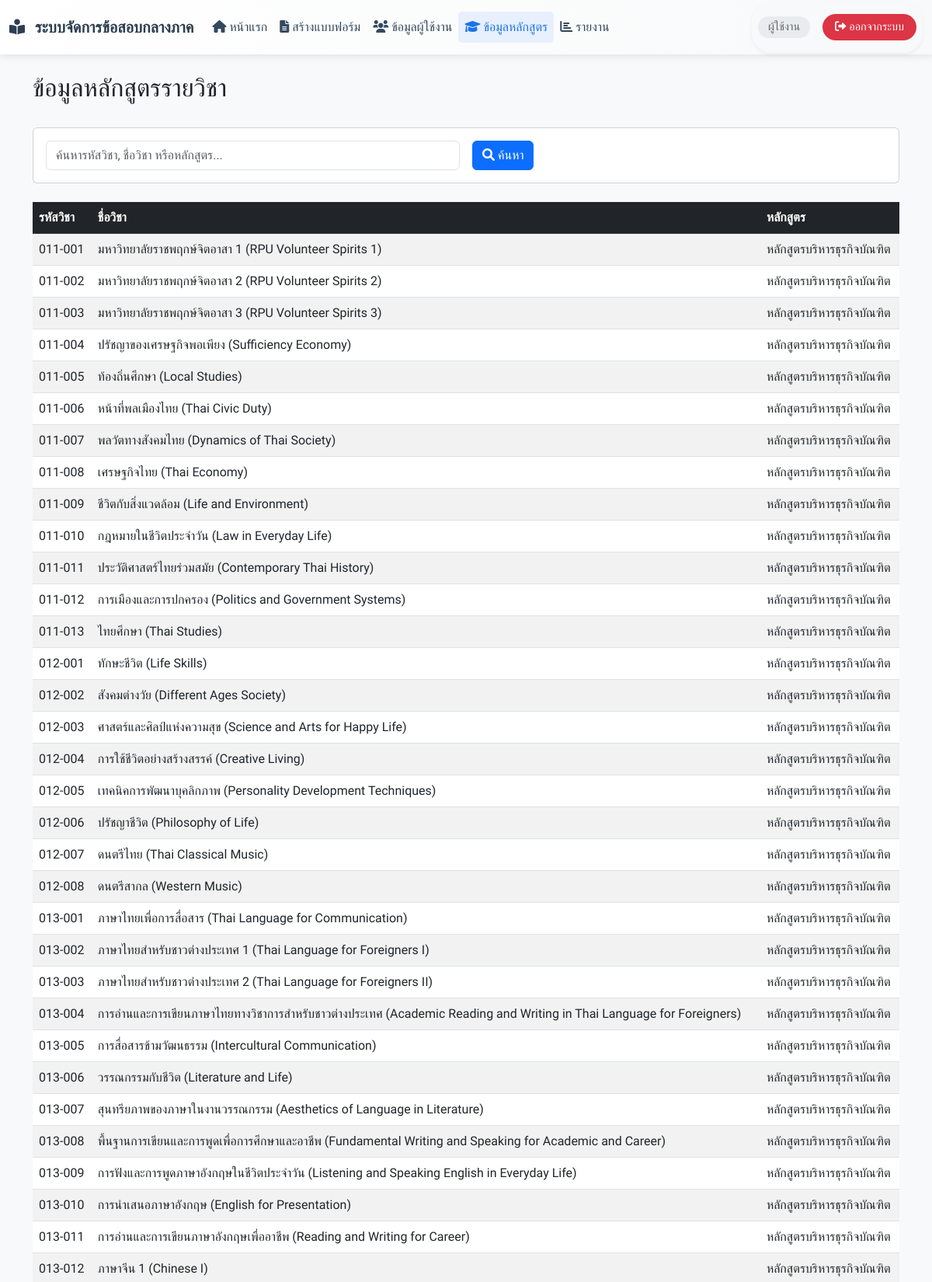
Screenshot of /list_courses.php (upper part) with the database file from the repository.
### tables this page shows
CREATE TABLE `courses` (
  `course_code` varchar(10) NOT NULL,
  `course_name` varchar(255) NOT NULL,
  `curriculum` varchar(255) NOT NULL
);

### list_courses.php (the view, shortened to what this page needs)
<?php
include 'config.php';
include 'admin_nav.php';
$search = isset($_GET['search']) ? $_GET['search'] : '';
$where = "";
$sql = "SELECT * FROM courses" . $where . " ORDER BY course_code";
$result = $conn->query($sql);
?>
<!DOCTYPE html>
<html lang="th">
<head>
    <link href="https://cdnjs.cloudflare.com/ajax/libs/bootstrap/5.3.0/css/bootstrap.min.css" rel="stylesheet">
    <link href="https://cdnjs.cloudflare.com/ajax/libs/font-awesome/6.0.0/css/all.min.css" rel="stylesheet">
</head>
<body>
    <div class="container mt-4">
        <div class="d-flex justify-content-between align-items-center mb-4">
            <h2>ข้อมูลหลักสูตรรายวิชา</h2>
        </div>
        <div class="card mb-4">
            <div class="card-body">
                <form method="GET" class="row g-3">
                    <div class="col-md-6">
                        <input type="text" name="search" class="form-control"
                               placeholder="ค้นหารหัสวิชา, ชื่อวิชา หรือหลักสูตร..."
                               value="<?php echo htmlspecialchars($search); ?>">
                    </div>
                    <div class="col-md-2">
                        <button type="submit" class="btn btn-primary">
                            <i class="fas fa-search"></i> ค้นหา
                        </button>
                    </div>
                </form>
            </div>
        </div>
        <div class="table-responsive">
            <table class="table table-striped table-hover">
                <thead class="table-dark">
                    <tr>
                        <th>รหัสวิชา</th>
                        <th>ชื่อวิชา</th>
                        <th>หลักสูตร</th>
                    </tr>
                </thead>
                <tbody>
                    <?php if($result->num_rows > 0): ?>
                        <?php while($row = $result->fetch_assoc()): ?>
                        <tr>
                            <td><?php echo htmlspecialchars($row['course_code']); ?></td>
                            <td><?php echo htmlspecialchars($row['course_name']); ?></td>
                            <td><?php echo htmlspecialchars($row['curriculum']); ?></td>
                        </tr>
                        <?php endwhile; ?>
                    <?php else: ?>
                        <tr>
                            <td colspan="4" class="text-center">ไม่พบข้อมูลรายวิชา</td>
                        </tr>
                    <?php endif; ?>
                </tbody>
            </table>
        </div>
    </div>
</body>
</html>

### admin_nav.php (style rules this page uses)
body { background-color: #f8f9fa; font-family: "Sarabun", sans-serif; }

### list_courses.php (style rules this page uses)
body { background-color: #f8f9fa; font-family: "Sarabun", sans-serif; }

### rows the page displays
courses: course_code "011-001", course_name "มหาวิทยาลัยราชพฤกษ์จิตอาสา 1 (RPU Volunteer Spirits 1)", curriculum "หลักสูตรบริหารธุรกิจบัณฑิต"
courses: course_code "011-002", course_name "มหาวิทยาลัยราชพฤกษ์จิตอาสา 2 (RPU Volunteer Spirits 2)", curriculum "หลักสูตรบริหารธุรกิจบัณฑิต"
courses: course_code "011-003", course_name "มหาวิทยาลัยราชพฤกษ์จิตอาสา 3 (RPU Volunteer Spirits 3)", curriculum "หลักสูตรบริหารธุรกิจบัณฑิต"
courses: course_code "011-004", course_name "ปรัชญาของเศรษฐกิจพอเพียง (Sufficiency Economy)", curriculum "หลักสูตรบริหารธุรกิจบัณฑิต"
courses: course_code "011-005", course_name "ท้องถิ่นศึกษา (Local Studies)", curriculum "หลักสูตรบริหารธุรกิจบัณฑิต"
courses: course_code "011-006", course_name "หน้าที่พลเมืองไทย (Thai Civic Duty)", curriculum "หลักสูตรบริหารธุรกิจบัณฑิต"
courses: course_code "011-007", course_name "พลวัตทางสังคมไทย (Dynamics of Thai Society)", curriculum "หลักสูตรบริหารธุรกิจบัณฑิต"
courses: course_code "011-008", course_name "เศรษฐกิจไทย (Thai Economy)", curriculum "หลักสูตรบริหารธุรกิจบัณฑิต"
courses: course_code "011-009", course_name "ชีวิตกับสิ่งแวดล้อม (Life and Environment)", curriculum "หลักสูตรบริหารธุรกิจบัณฑิต"
courses: course_code "011-010", course_name "กฎหมายในชีวิตประจำวัน (Law in Everyday Life)", curriculum "หลักสูตรบริหารธุรกิจบัณฑิต"
courses: course_code "011-011", course_name "ประวัติศาสตร์ไทยร่วมสมัย (Contemporary Thai History)", curriculum "หลักสูตรบริหารธุรกิจบัณฑิต"
courses: course_code "011-012", course_name "การเมืองและการปกครอง (Politics and Government Systems)", curriculum "หลักสูตรบริหารธุรกิจบัณฑิต"
courses: course_code "011-013", course_name "ไทยศึกษา (Thai Studies)", curriculum "หลักสูตรบริหารธุรกิจบัณฑิต"
courses: course_code "012-001", course_name "ทักษะชีวิต (Life Skills)", curriculum "หลักสูตรบริหารธุรกิจบัณฑิต"
courses: course_code "012-002", course_name "สังคมต่างวัย (Different Ages Society)", curriculum "หลักสูตรบริหารธุรกิจบัณฑิต"
courses: course_code "012-003", course_name "ศาสตร์และศิลป์แห่งความสุข (Science and Arts for Happy Life)", curriculum "หลักสูตรบริหารธุรกิจบัณฑิต"
courses: course_code "012-004", course_name "การใช้ชีวิตอย่างสร้างสรรค์ (Creative Living)", curriculum "หลักสูตรบริหารธุรกิจบัณฑิต"
courses: course_code "012-005", course_name "เทคนิคการพัฒนาบุคลิกภาพ (Personality Development Techniques)", curriculum "หลักสูตรบริหารธุรกิจบัณฑิต"
courses: course_code "012-006", course_name "ปรัชญาชีวิต (Philosophy of Life)", curriculum "หลักสูตรบริหารธุรกิจบัณฑิต"
courses: course_code "012-007", course_name "ดนตรีไทย (Thai Classical Music)", curriculum "หลักสูตรบริหารธุรกิจบัณฑิต"
courses: course_code "012-008", course_name "ดนตรีสากล (Western Music)", curriculum "หลักสูตรบริหารธุรกิจบัณฑิต"
courses: course_code "013-001", course_name "ภาษาไทยเพื่อการสื่อสาร (Thai Language for Communication)", curriculum "หลักสูตรบริหารธุรกิจบัณฑิต"
courses: course_code "013-002", course_name "ภาษาไทยสำหรับชาวต่างประเทศ 1 (Thai Language for Foreigners I)", curriculum "หลักสูตรบริหารธุรกิจบัณฑิต"
courses: course_code "013-003", course_name "ภาษาไทยสำหรับชาวต่างประเทศ 2 (Thai Language for Foreigners II)", curriculum "หลักสูตรบริหารธุรกิจบัณฑิต"
courses: course_code "013-004", course_name "การอ่านและการเขียนภาษาไทยทางวิชาการสำหรับชาวต่างประเทศ (Academic Reading and Writing in Thai Language for Foreigners)", curriculum "หลักสูตรบริหารธุรกิจบัณฑิต"
courses: course_code "013-005", course_name "การสื่อสารข้ามวัฒนธรรม (Intercultural Communication)", curriculum "หลักสูตรบริหารธุรกิจบัณฑิต"
courses: course_code "013-006", course_name "วรรณกรรมกับชีวิต (Literature and Life)", curriculum "หลักสูตรบริหารธุรกิจบัณฑิต"
courses: course_code "013-007", course_name "สุนทรียภาพของภาษาในงานวรรณกรรม (Aesthetics of Language in Literature)", curriculum "หลักสูตรบริหารธุรกิจบัณฑิต"
courses: course_code "013-008", course_name "พื้นฐานการเขียนและการพูดเพื่อการศึกษาและอาชีพ (Fundamental Writing and Speaking for Academic and Career)", curriculum "หลักสูตรบริหารธุรกิจบัณฑิต"
courses: course_code "013-009", course_name "การฟังและการพูดภาษาอังกฤษในชีวิตประจำวัน (Listening and Speaking English in Everyday Life)", curriculum "หลักสูตรบริหารธุรกิจบัณฑิต"
courses: course_code "013-010", course_name "การนำเสนอภาษาอังกฤษ (English for Presentation)", curriculum "หลักสูตรบริหารธุรกิจบัณฑิต"
courses: course_code "013-011", course_name "การอ่านและการเขียนภาษาอังกฤษเพื่ออาชีพ (Reading and Writing for Career)", curriculum "หลักสูตรบริหารธุรกิจบัณฑิต"
courses: course_code "013-012", course_name "ภาษาจีน 1 (Chinese I)", curriculum "หลักสูตรบริหารธุรกิจบัณฑิต"

### other values shown
$role_display[$_SESSION['role']] "ผู้ใช้งาน"
